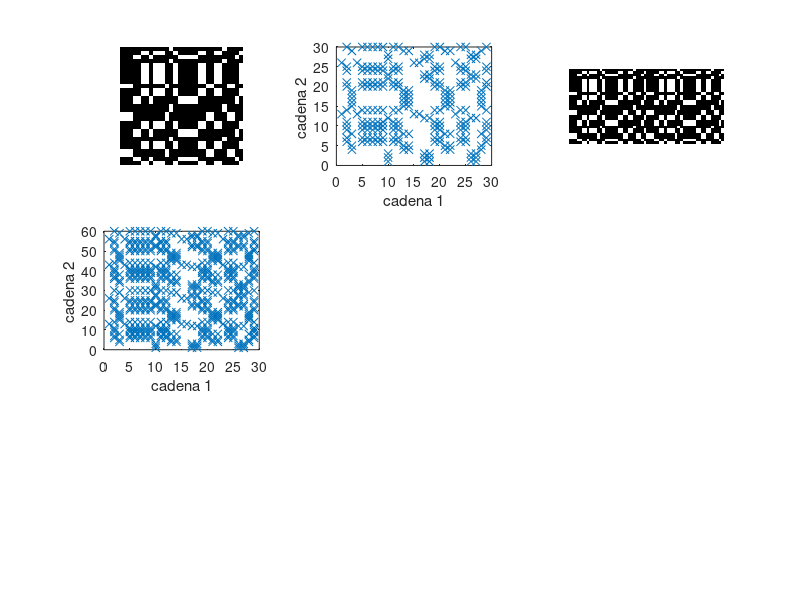

MATLAB code for this plot:
cadena1=[]
codigo1=[]
n=20
# generar una cadena aletoria 

# genrar cadena aleatoria 
function [cadena, codigo]= cad2 (n)
   car=['C';'G';'T';'A'];
   codigo=round(unifrnd(1,4,n,1));
   cadena=car(codigo);
   #sum(m==[1:4])
   #plot(sum(m==[1:4]))
  # [cadena, codigo]=[m,m];
endfunction
[cadena,codigo]=cad2(n);


# muta una cadena 
#aumentar prob caracteres aumtedos en posiciones aleatorias 
#quitar prob caracteres quitados en posiciones aleatorias 
#repetir prob caracteres repeidos  en posiciones aleatorias  

function [cadena,codigo]=mutar(cod1,aumentar,quitar,repetir)
  car=['C';'G';'T';'A'];
  codigo=[];
  cod2=[];
  for i=1:length(cod1) 
    if rand()>quitar
    cod2=[cod2;cod1(i)];
    endif
    if rand()<aumentar
      cod2=[cod2;round(3*rand()+1)];
    endif
  endfor
  for i=1:length(cod2) 
    codigo=[codigo;cod2(i)];
    if rand()<repetir
      codigo=[codigo;cod2(i)];
    endif
  endfor
  cadena=car(codigo);
endfunction
mutacion=[0.10,0.10,0.1];
mutacion=4*mutacion;
[cadena1,codigo1]=mutar(codigo,mutacion(1),mutacion(2),mutacion(3));
[cadena2,codigo2]=mutar(codigo,mutacion(1),mutacion(2),mutacion(3));

cadena1'
cadena2'

subplot(3,3,1)
mat1=cadena1==cadena2';

imshow(mat1);


#subplot(1,3,1)
mat=cadena==cadena';
#imshow(cadena==cadena');

function [x,y]=puntos(cadena1 , cadena2,mat1) 
  x=[];
  y=[];
  
  for i=1:length(cadena1)
    for j=1:length(cadena2)
      if mat1(i,j)==1
       x=[x;i];
        y=[y;j];
    endif
   endfor
  endfor
endfunction
[x,y]=puntos(cadena1,cadena2,mat1);
subplot(3,3,2)
#x=x/200;

plot(x,y,'x')
xlabel('cadena 1')
ylabel('cadena 2 ')

# cadena repetiida 
cadena2=[cadena2 ; cadena2]; 
mat2=cadena1==cadena2';
subplot(3,3,3);
imshow(mat2);
[x,y]=puntos(cadena1,cadena2,mat2);
subplot(3,3,4);
plot(x,y,'x')
xlabel('cadena 1')
ylabel('cadena 2 ')

function [m]=diagonal(mat)
  [a,b]=size(mat)
  a=max(size(mat))
  b=min(size(mat))
  
endfunction 
#theta=[200]';
#x=x./200
#x=normalisacion(x);
#x1=[ones(length(x),1)];
#function [r]=h(theta,X)
#    r=X*theta  ;
#endfunction
#theta=(0.001/n*sum((y-h(theta,x)).*x))';
#for k=1:1000
#  hold off
#  plot(x,y,'xb')
#  hold on
#  theta=0.001/n*sum((y-(theta+x)).*1)';
#  plot(x,x+theta,'r')
#  pause(0.1)
#endfor 
#plot(x(:,2),200/8*x*theta)
#[cadena1,codigo1]=cad(n,cadena1,codigo1)